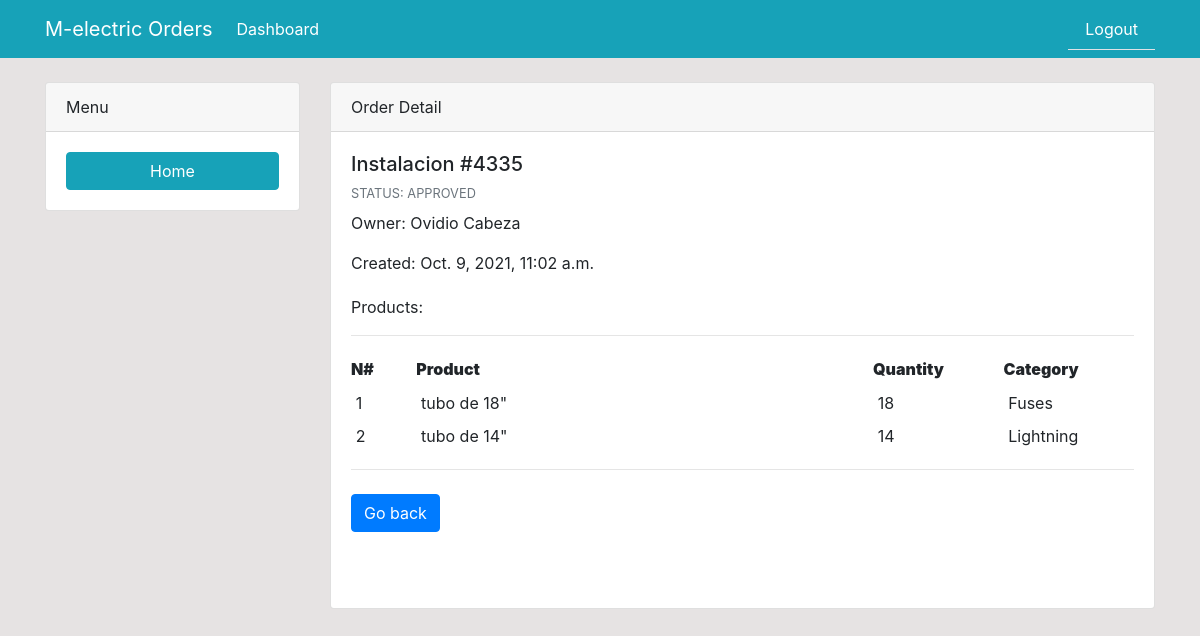
The app's page /order-detail/45 (signed in), older data.
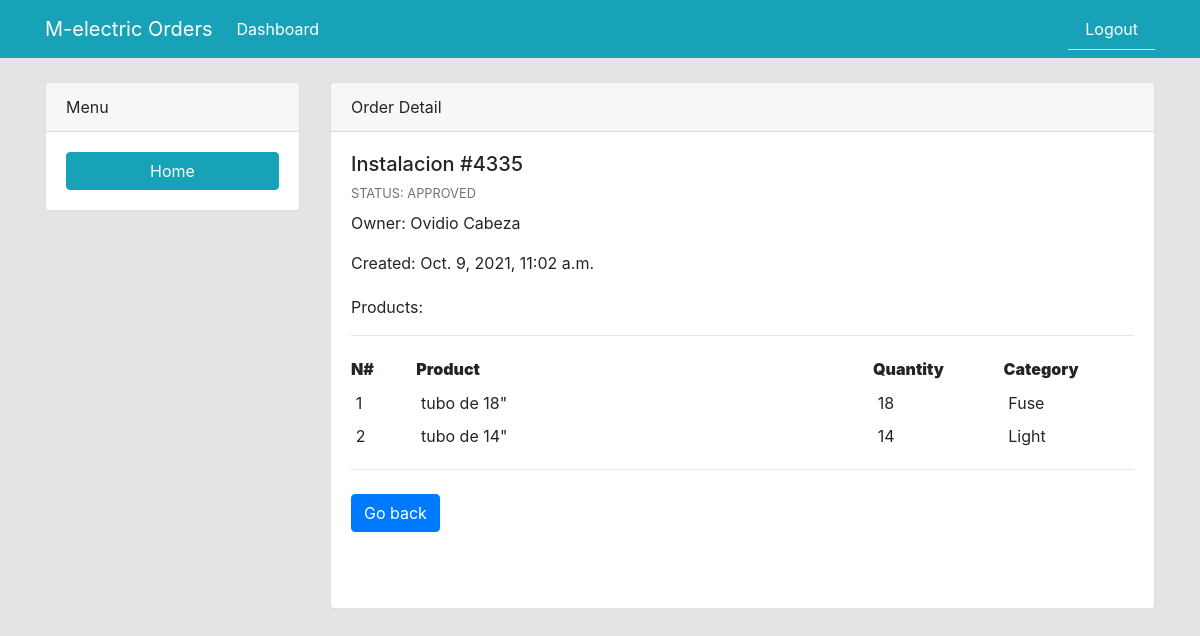
The same page, newer data.
### dashboard/models.py (models this page shows)
class ThroughModel(models.Model):
	product = models.ForeignKey(Product, on_delete=models.CASCADE)
	order = models.ForeignKey(Order, on_delete=models.CASCADE)
	quantity = models.PositiveIntegerField(null=True, default=0)

class Product(models.Model):
	product_name = models.CharField('Product Name', max_length=100)
	category = models.ForeignKey(Category, blank=True, null=True, on_delete=models.CASCADE)
	def __str__(self):
		return self.product_name

class Category(models.Model):
	category_name = models.CharField('Category', max_length=50)
	def __str__(self):
		return self.category_name

### dashboard/views.py (the view)
# urls.py: path('order-detail/<int:id>', views.order_detail, name='order-detail'),
@login_required
def order_detail(request, id):
    order = Order.objects.get(pk=id)
    products = ThroughModel.objects.filter(order=order.id)
    context = {
        'order': order,
        'products': products,
    }
    return render(request, "dashboard/order_detail.html", context)

### templates/dashboard/order_detail.html (shortened to what this page needs)
{% extends 'partials/base.html' %}
{% load crispy_forms_tags %}
{% block content %}
<div class="container">
    <div class="row mt-4">
        <div class="col-md-3">
            <div class="card">
                <div class="card-header">
                    Menu
                </div>
                <div class="card-body">
                    <a class="btn btn-info btn-block" href="{% url 'index' %}">Home</a>
                </div>
            </div>
        </div>
        <div class="col-md-9">
            <div class="card">
                <div class="card-header">
                    Order Detail
                </div>
                <div class="card-body">
                    <section class="mb-5">
                        <div class="row">
                            <div class="col-md-12">
                                <h5>{{order.description}}</h5>
                                <p class="mb-2 text-muted text-uppercase small">Status: {{order.status}}</p>
                                <p><span class="mr-1">Owner: {{order.user.first_name}} {{order.user.last_name}} </span></p>
                                <p><span class="mr-1">Created: {{order.created}} </span></p>
                                <p class="pt-1">Products:</p>
                                <hr>
                                    <div class="table-responsive">
                                        <table class="table table-sm table-borderless mb-0">
                                            <tbody>
                                                <tr>
                                                    <th class="pl-0 col-1" scope="row"><strong>N#</strong></th>
                                                    <th class="pl-0 col-7" scope="row"><strong>Product</strong></th>
                                                    <th class="pl-0 col-2" scope="row"><strong>Quantity</strong></th>
                                                    <th class="pl-0 col-2" scope="row"><strong>Category</strong></th>
                                                </tr>
                                                {% for product in products %}
                                                <tr>
                                                    <td>{{forloop.counter}}</td>
                                                    <td>{{ product.product }}</td>
                                                    <td>{{ product.quantity }}</td>
                                                    <td>{{ product.product.category }}</td>
                                                </tr>
                                                {% endfor %}
                                            </tbody>
                                        </table>
                                    </div>
                                    <hr>
                                    <a href="{% url 'index' %}" type="button" class="btn btn-primary btn-md mr-1 mb-2">Go back</a>
                                    </div>
                                </div>
                            </section>
                        </div>
                    </div>
                </div>
            </div>
        </div>
        {% endblock %}

Row changes from the older to the newer data that the page shows:
changed through a linked row, ThroughModel "tubo de 18\"": product.category "Fuses" → "Fuse"
changed through a linked row, ThroughModel "tubo de 14\"": product.category "Lightning" → "Light"
